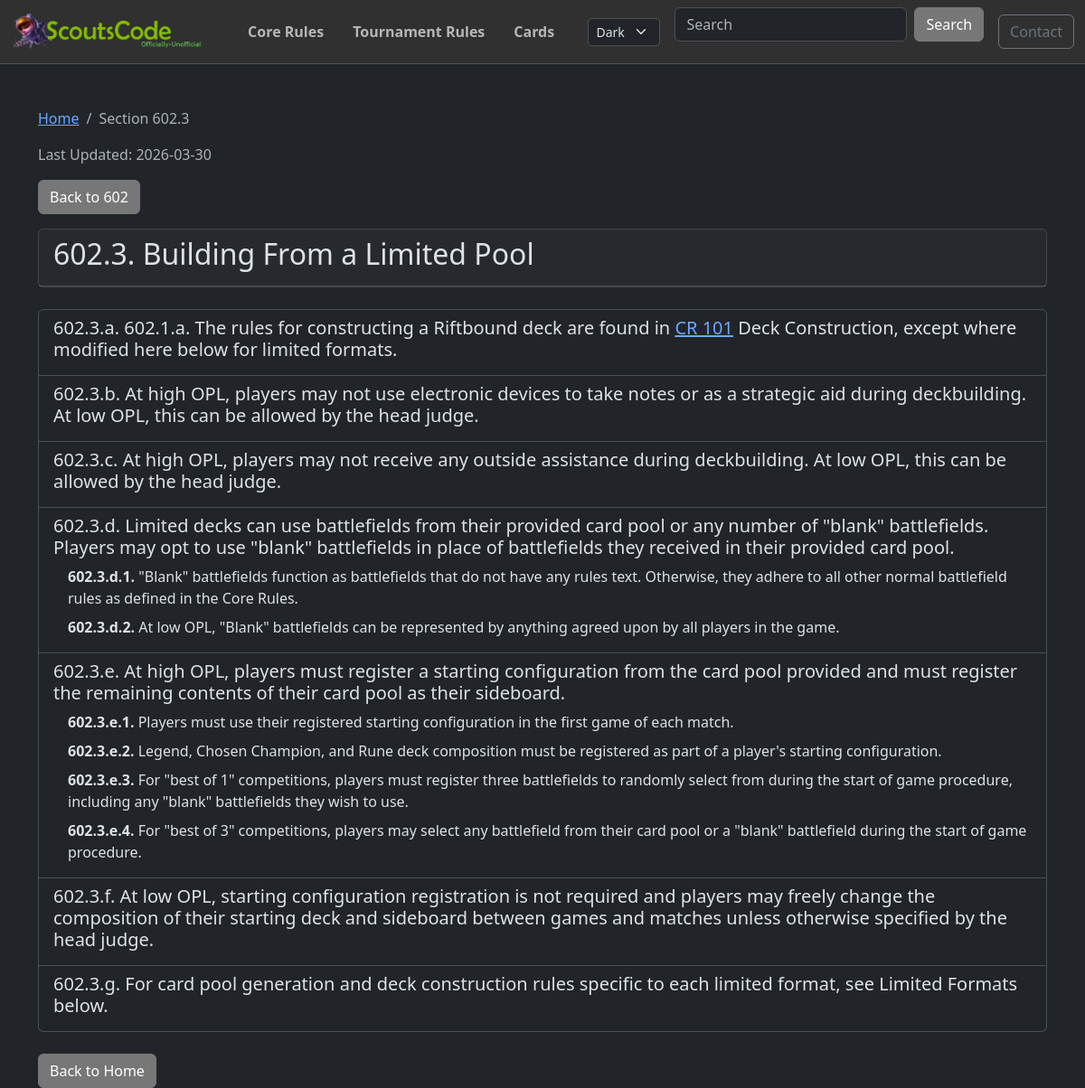
The app's page /trsections/602.3/ with its own data.
### post/models.py (models this page shows, shortened)
class RuleSection(models.Model):
    RULE_TYPE_CHOICES = [
        ("TR", "Tournament Rules"),
        ("CR", "Comprehensive Rules"),
    ]
    rule_type = models.CharField(max_length=2, choices=RULE_TYPE_CHOICES)
    section = models.CharField(max_length=50, db_index=True)  # e.g., "703.4.a.5"
    text = models.TextField()
    annotations = models.TextField(blank=True, default="")
    parent = models.ForeignKey(
        "self", on_delete=models.CASCADE, null=True, blank=True, related_name="children"
    )
    order = models.IntegerField(default=0)
    class Meta:
        ordering = ["rule_type", "order", "section"]
        unique_together = ["rule_type", "section"]
        indexes = [
            models.Index(fields=["rule_type", "section"]),
            models.Index(fields=["parent", "order"]),
        ]
    def get_top_level_section(self):
        parts = self.section.split(".")
        first_part = parts[0]
        if len(first_part) >= 3:
            return first_part[0] + "00"
        return first_part
    def to_dict(self, include_children=True):
        data = {
            "section": self.section,
            "text": self.text,
            "annotations": self.annotations,
            "children": [],
        }
        if include_children:
            for child in self.children.all():
                data["children"].append(child.to_dict(include_children=True))
        return data

### post/views.py (the view)
# urls.py: path("trsections/<str:section>/", trsection_detail, name="trsection_detail"),
def trsection_detail(request, section):
    try:
        section_obj = RuleSection.objects.prefetch_related(
            "children__children__children__children"
        ).get(rule_type="TR", section=section)
    except RuleSection.DoesNotExist:
        raise Http404(f"Section {section} not found")
    data = section_obj.to_dict()
    top_level = section_obj.get_top_level_section()
    is_top_level = section == top_level
    data = format_section_text(data, section_type="tr")
    parent_section = None
    if section_obj.parent:
        parent_section = section_obj.parent.section
    context = {
        "section": data,
        "json_url": f"/trsections/{top_level}/",
        "is_top_level": is_top_level,
        "parent_section": parent_section,
        "last_updated": get_rules_last_updated("TR"),
    }
    return render(request, "trsection_detail.html", context)

### post/context_processors.py (called while the page is built)
def global_site_data(request):
    data = cache.get("global_site_data")
    if data is not None:
        return data
    copyright_asset = TextAsset.objects.filter(asset_type="copyright").first()
    logo_asset = TextAsset.objects.filter(asset_type="logo").first()
    default_copyright = "© 2025 Copyright "
    data = {
        "copyright_text": copyright_asset.content
        if copyright_asset
        else default_copyright,
        "logo_asset": logo_asset,
        "copyright_asset": copyright_asset,
    }
    cache.set("global_site_data", data, CACHE_TTL)
    return data

### post/views.py (called while the page is built, shortened)
def bold_before_colon(text):
    if ":" in text:
        parts = text.split(":", 1)
        return f"<strong>{parts[0]}:</strong>{parts[1]}"
    return text

def format_section_text(section_data, section_type="tr"):
    section_data["text"] = linkify_references(section_data["text"], section_type)
    section_data["text"] = bold_before_colon(section_data["text"])
    for child in section_data.get("children", []):
        child_section_str = child.get("section", "")
        has_letter = any(
            letter in child_section_str for letter in ["a", "b", "c", "d", "e"]
        )
        has_children = len(child.get("children", [])) > 0
        will_be_clickable_link = has_children and not has_letter
        if not will_be_clickable_link:
            child["text"] = linkify_references(child["text"], section_type)
        child["text"] = bold_before_colon(child["text"])
        for grandchild in child.get("children", []):
            format_section_text(grandchild, section_type)
    return section_data

def get_rules_last_updated(rule_type):
    if rule_type in _rules_last_updated_cache:
        return _rules_last_updated_cache[rule_type]

### post/templates/trsection_detail.html (shortened to what this page needs)
{% extends 'base.html' %}
{% load static %}
{% block content %}
    <div class="trsection-detail">
        <nav aria-label="breadcrumb">
            <ol class="breadcrumb">
                <li class="breadcrumb-item"><a href="/">Home</a></li>
                <li class="breadcrumb-item active" aria-current="page">Section {{ section.section }}</li>
            </ol>
        </nav>
        <p class="text-muted">Last Updated: {{ last_updated }}</p>
        {% if parent_section %}
        <div class="mb-3">
            <a href="/trsections/{{ parent_section }}/" class="btn btn-secondary">
                 Back to {{ parent_section }}
            </a>
        </div>
        {% endif %}
        <div class="card mb-4">
            <div class="card-header">
                <div class="d-flex justify-content-between align-items-start">
                    <h2>{{ section.section }}. {{ section.text|safe }}</h2>
                </div>
            </div>
        </div>
        {% if is_top_level %}
            {% if section.children %}
                <div class="list-group mb-4">
                    {% for child in section.children %}
                        <a href="/trsections/{{ child.section }}/" class="list-group-item list-group-item-action">
                            <h5 class="mb-1"><span class="rule-number">{{ child.section }}.</span> {{ child.text|safe }}</h5>
                        </a>
                    {% endfor %}
                </div>
            {% else %}
                <div class="alert alert-info">This section has no subsections.</div>
            {% endif %}
        {% else %}
            {% if section.children %}
                <div class="list-group mb-4">
                    {% for child in section.children %}
                        {% if 'a' in child.section or 'b' in child.section or 'c' in child.section or 'd' in child.section or 'e' in child.section %}
                            <div class="list-group-item">
                                <div class="d-flex justify-content-between align-items-start">
                                    <h5 class="mb-2">{{ child.section }}. {{ child.text|safe }}</h5>
                                </div>
                                {% if child.children %}
                                    {% for subchild in child.children %}
                                        <div class="ps-3 mb-2">
                                            <div class="d-flex justify-content-between align-items-start">
                                                <div><strong>{{ subchild.section }}.</strong> {{ subchild.text|safe }}</div>
                                            </div>
                                        </div>
                                    {% endfor %}
                                {% endif %}
                            </div>
                        {% else %}
                            {% if child.children %}
                            <a href="/trsections/{{ child.section }}/" class="list-group-item list-group-item-action">
                                <h5 class="mb-1"><span class="rule-number">{{ child.section }}.</span> {{ child.text|safe }}</h5>
                            </a>
                            {% else %}
                                <div class="list-group-item">
                                    <div class="d-flex justify-content-between align-items-start">
                                        <h5 class="mb-2">{{ child.section }}. {{ child.text|safe }}</h5>
                                    </div>
                                </div>
                            {% endif %}
                        {% endif %}
                    {% endfor %}
                </div>
            {% endif %}
        {% endif %}
        <div class="mt-4">
            <a href="/" class="btn btn-secondary">Back to Home</a>
        </div>
    </div>
{% endblock %}

### static/css/style.css (style rules this page uses)
:root { --custom-primary: #3498db; --custom-secondary: rgb(119, 119, 119); --custom-navbar-color: #303030; }
[data-bs-theme="dark"] { --custom-body-color: #212529; --custom-main-color: #ffffff; }
.btn-secondary { background-color: var(--custom-secondary); border-color: var(--custom-secondary); color: #fff; }

### records on screen
RuleSection: section "602.3", text "Building From a Limited Pool"
RuleSection: section "602"
RuleSection: section "602.3.a"
RuleSection: section "602.3.b", text "At high OPL, players may not use electronic devices to take notes or as a strategic aid during deckbuilding. At low OPL, this can be allowed by the head judge."
RuleSection: section "602.3.c", text "At high OPL, players may not receive any outside assistance during deckbuilding. At low OPL, this can be allowed by the head judge."
RuleSection: section "602.3.d", text "Limited decks can use battlefields from their provided card pool or any number of \"blank\" battlefields. Players may opt to use \"blank\" battlefields in place of battlefields they received in their provided card pool."
RuleSection: section "602.3.d.1", text "\"Blank\" battlefields function as battlefields that do not have any rules text. Otherwise, they adhere to all other normal battlefield rules as defined in the Core Rules."
RuleSection: section "602.3.d.2", text "At low OPL, \"Blank\" battlefields can be represented by anything agreed upon by all players in the game."
RuleSection: section "602.3.e", text "At high OPL, players must register a starting configuration from the card pool provided and must register the remaining contents of their card pool as their sideboard."
RuleSection: section "602.3.e.1", text "Players must use their registered starting configuration in the first game of each match."
RuleSection: section "602.3.e.2", text "Legend, Chosen Champion, and Rune deck composition must be registered as part of a player's starting configuration."
RuleSection: section "602.3.e.3", text "For \"best of 1\" competitions, players must register three battlefields to randomly select from during the start of game procedure, including any \"blank\" battlefields they wish to use."
RuleSection: section "602.3.e.4", text "For \"best of 3\" competitions, players may select any battlefield from their card pool or a \"blank\" battlefield during the start of game procedure."
RuleSection: section "602.3.f", text "At low OPL, starting configuration registration is not required and players may freely change the composition of their starting deck and sideboard between games and matches unless otherwise specified by the head judge."
RuleSection: section "602.3.g", text "For card pool generation and deck construction rules specific to each limited format, see Limited Formats below."

### other values on screen
{{ last_updated }} "2026-03-30"
{{ child.text|safe }} "602.1.a. The rules for constructing a Riftbound deck are found in CR 101 Deck Construction, except where modified here below for limited formats."
